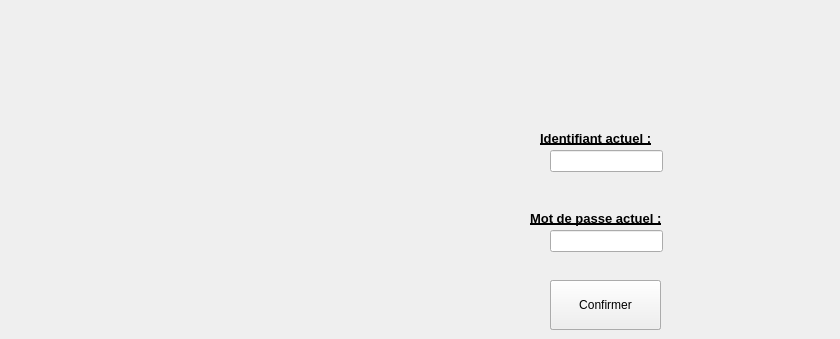
      <widget class="QWidget" name="tbGestionLogin">
       <attribute name="title">
        <string>Changement login ou mot de passe</string>
       </attribute>
       <widget class="QPushButton" name="pbVerificationLogin">
        <property name="geometry">
         <rect>
          <x>550</x>
          <y>280</y>
          <width>111</width>
          <height>50</height>
         </rect>
        </property>
        <property name="text">
         <string>Verifier</string>
        </property>
       </widget>
       <widget class="QLineEdit" name="lnLogin">
        <property name="geometry">
         <rect>
          <x>550</x>
          <y>150</y>
          <width>113</width>
          <height>22</height>
         </rect>
        </property>
       </widget>
       <widget class="QLineEdit" name="lnPassword">
        <property name="geometry">
         <rect>
          <x>550</x>
          <y>230</y>
          <width>113</width>
          <height>22</height>
         </rect>
        </property>
       </widget>
       <widget class="QLabel" name="lbLogin">
        <property name="geometry">
         <rect>
          <x>540</x>
          <y>130</y>
          <width>291</width>
          <height>16</height>
         </rect>
        </property>
        <property name="font">
         <font>
          <pointsize>10</pointsize>
          <weight>75</weight>
          <bold>true</bold>
          <underline>true</underline>
         </font>
        </property>
        <property name="text">
         <string>Identifiant actuel :</string>
        </property>
       </widget>
       <widget class="QLabel" name="lbPassword">
        <property name="geometry">
         <rect>
          <x>530</x>
          <y>210</y>
          <width>231</width>
          <height>16</height>
         </rect>
        </property>
        <property name="font">
         <font>
          <pointsize>10</pointsize>
          <weight>75</weight>
          <bold>true</bold>
          <underline>true</underline>
         </font>
        </property>
        <property name="text">
         <string>Mot de passe actuel :</string>
        </property>
       </widget>
       <widget class="QPushButton" name="pbConfirmerModifLogin">
        <property name="geometry">
         <rect>
          <x>550</x>
          <y>280</y>
          <width>111</width>
          <height>50</height>
         </rect>
        </property>
        <property name="text">
         <string>Confirmer</string>
        </property>
       </widget>
      </widget>
